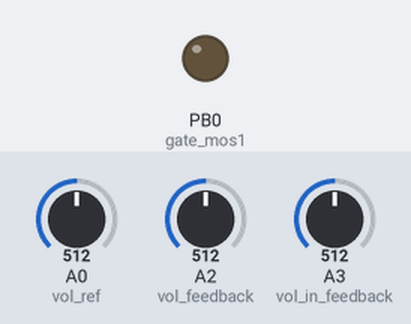
Simulated run of this sketch. Board: ATtiny85, built with avr-gcc and run on an emulated ATtiny85. On the bench: output pins drawn as LEDs (lit = HIGH). Inputs (shaded band) come from the test bench; at power-on: A3 (vol_in_feedback) = 512, A0 (vol_ref) = 512, A2 (vol_feedback) = 512.

Above: at 1.2 s.
1.3 s: A3 (vol_in_feedback) set to 323
2.8 s: A3 (vol_in_feedback) set to 297
At 4.2 s:
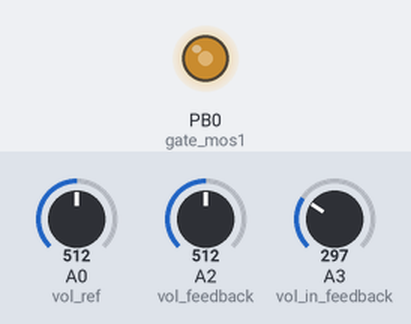
4.6 s: A0 (vol_ref) set to 631
6.1 s: A0 (vol_ref) set to 651
At 7.6 s:
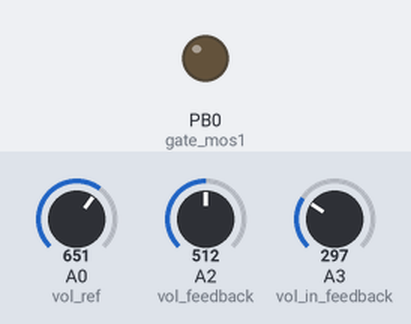
7.9 s: A0 (vol_ref) set to 511
At 9.3 s:
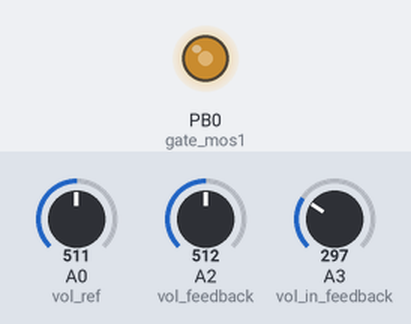
9.7 s: A0 (vol_ref) set to 490
At 10.3 s:
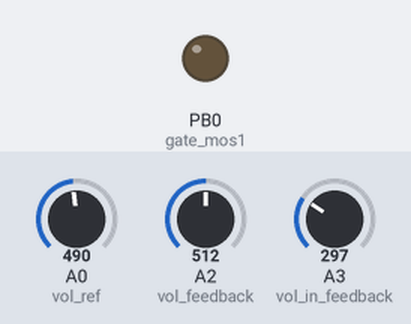
Timing chart, 0 to 12.2 s (numbered marks = the images above; inputs shaded):
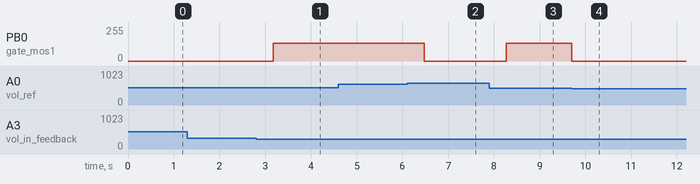

Measured:
- the behaviour switches between 305 and 304 on A3 (vol_in_feedback) (found by bisection; images 0 and 1)
- the behaviour switches between 641 and 642 on A0 (vol_ref) (found by bisection; images 1 and 2)
- the behaviour switches between 498 and 497 on A0 (vol_ref) (found by bisection; images 3 and 4)
- after the input at 1.3 s, every drawn part: stays the same
- after the input at 2.8 s, PB0 (gate_mos1): 0/255 → 135/255 after 0.37 s
- after the input at 4.6 s, every drawn part: stays the same
- after the input at 6.1 s, PB0 (gate_mos1): 135/255 → 0/255 after 0.37 s
- after the input at 7.9 s, PB0 (gate_mos1): 0/255 → 135/255 after 0.37 s
- after the input at 9.7 s, PB0 (gate_mos1): 135/255 → 0/255 at once

The sketch:

ATtiny85FlybackConverter_photo_feedback_mini.ino
```cpp
//clock set to 16MHz
int gate_mos1 = 0; //

int vol_feedback = A2; //Voltage Feedback
int vol_in_feedback = A3; //Voltage Feedback
int vol_ref = A0;

int Vout;
int Vin;
int Vref;
int pwm_1; //mos1 ctrl
int pwm_max;

void setup()
{
  TCCR0A = 2 << COM0A0 | 2 << COM0B0 | 3 << WGM00;
  TCCR0B = 0 << WGM02 | 1 << CS00;
  TCCR1 = 0 << PWM1A | 0 << COM1A0 | 1 << CS10;
  GTCCR = 1 << PWM1B | 2 << COM1B0;

  pinMode(gate_mos1, OUTPUT); //
  pinMode(vol_feedback, INPUT); //V1 feedback
  pinMode(vol_in_feedback, INPUT); //Vin feedback
  pinMode(vol_ref, INPUT); //5V

  digitalWrite(gate_mos1, LOW);

  pwm_1 = 0; //V1
  pwm_max = 135;
}
//FIRST10
void loop()
{
  readpin();
  while(Vin < Vref * 0.2 || Vin > Vref * 0.6)
  {
    readpin();
    pwm_1 = 0;
    writepin1(pwm_1);
  }
  readpin();
  if (Vout > Vref * 0.8)
  {
    if (pwm_1 == pwm_max)
    {
      readpin();
    }
    else
    {
      writepin1(++pwm_1);
      readpin();
    }
  }
  readpin();
  if (Vout < Vref * 0.8)
  {
    if (pwm_1 == 0)
    {
      readpin();
    }
    else
    {
      writepin1(--pwm_1);
      readpin();
    }
  }
}


void readpin()
{
  Vref = analogRead(vol_ref);
  Vref = map(Vref, 1023, 0, 255, 0);
  Vout = analogRead(vol_feedback);
  Vout = map(Vout, 1023, 0, 255, 0);
  Vin = analogRead(vol_in_feedback);
  Vin = map(Vin, 1023, 0, 255, 0);
}

void writepin1(int num)
{
  pwm_1 = num; //V1
  analogWrite(gate_mos1, pwm_1);
}
```
